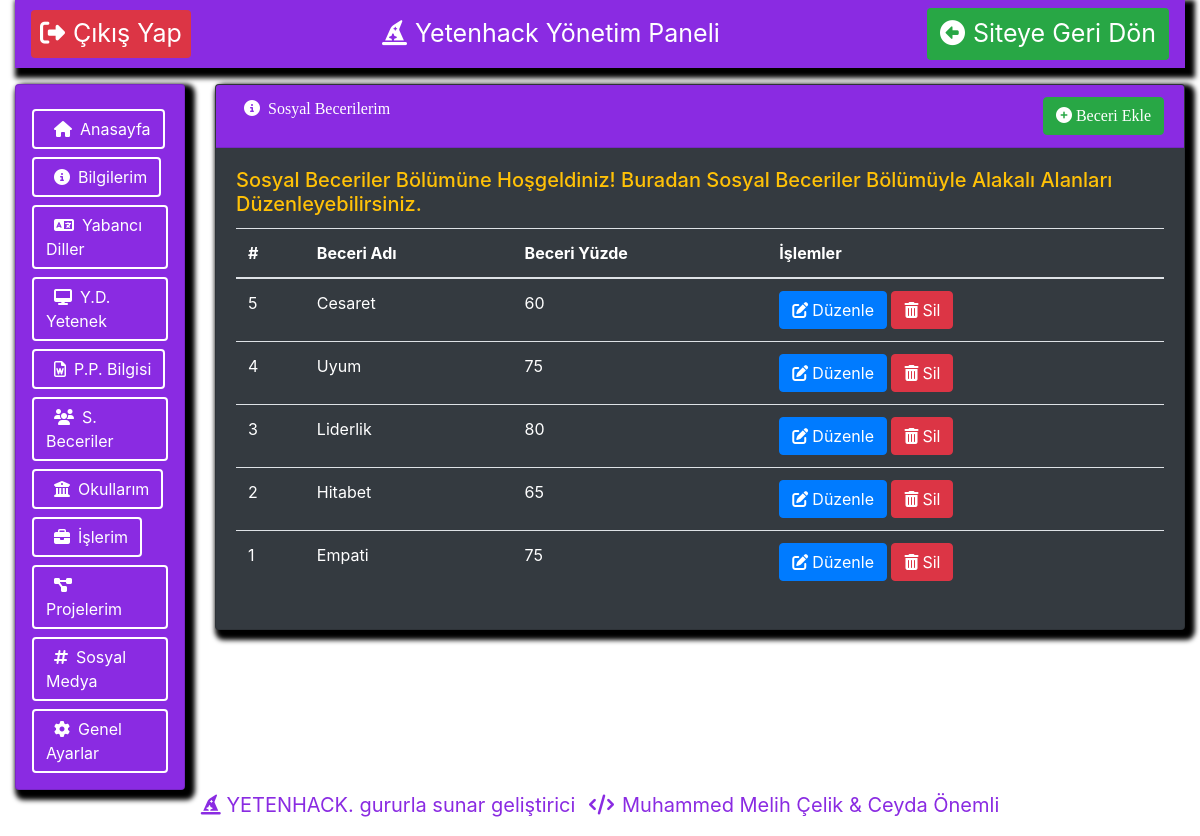
The app's page /Proje/yetenhack/sosyalbeceriler.php (signed in) with its own data.
### tables this page shows
CREATE TABLE `sosyalbeceri_yeteneklerim` ( 
	`sosyalbeceri_id` Int( 11 ) AUTO_INCREMENT NOT NULL,
	`sosyalbeceri_adi` VarChar( 50 ) NOT NULL,
	`sosyalbeceri_yuzde` Int( 3 ) NOT NULL,
	`kullanici_id` Int( 11 ) NULL DEFAULT NULL,
	PRIMARY KEY ( `sosyalbeceri_id` ) )
CHARACTER SET = utf8mb4
COLLATE = utf8mb4_general_ci;

### Proje/yetenhack/sosyalbeceriler.php (the view, shortened to what this page needs)
<?php include 'yonetimpaneli_ustkisim.php'; ?>
<?php include 'yonetimpaneli_solmenu.php'; ?>
<div class="col-lg-10">
                    <div class="card bg-dark text-white mb-3 mt-3 icerik">
                      <div class="card-header ustbilgi"><i class="fas fa-info-circle mx-2"></i>Sosyal Becerilerim
                      <a href="sosyalbeceriekle.php"><button class="btn btn-success float-right"><i class="fas fa-plus-circle mr-1"></i>Beceri Ekle</button></a>
                    </div>
                      <div class="card-body">
                        <h5 class="card-title text-warning">Sosyal Beceriler Bölümüne Hoşgeldiniz!
                          Buradan Sosyal Beceriler Bölümüyle Alakalı Alanları Düzenleyebilirsiniz.
                        </h5>
                        <table class="table text-white">
			              <thead>
			                <tr>
			                  <th>#</th>
			                  <th>Beceri Adı</th>
			                  <th>Beceri Yüzde</th>
			                  <th>İşlemler</th>
			                </tr>
			              </thead>
			              <tbody>
                        <?php
                              $sorgu = $db->prepare("SELECT *FROM sosyalbeceri_yeteneklerim ORDER BY sosyalbeceri_id DESC");
                              $sorgu->execute();
                              $sosyalyetenekcek = $sorgu->fetchALL(PDO::FETCH_ASSOC);
                              foreach($sosyalyetenekcek as $satir)
                              {
                                ?>
                                  <tr>
                                    <td><?php echo $satir["sosyalbeceri_id"]; ?></td>
                                    <td><?php echo $satir["sosyalbeceri_adi"]; ?></td>
                                    <td><?php echo $satir["sosyalbeceri_yuzde"]; ?></td>
                                    <td>
                                      <a href="sosyalbeceriduzenle.php?sosyalbeceri_id=<?php echo $satir["sosyalbeceri_id"];?>"><button class="btn btn-primary"><i class="fas fa-edit mr-1"></i>Düzenle</button></a>
                                      <a href="islem.php?sosyalbecerisil_id=<?php echo $satir["sosyalbeceri_id"];?>"><button class="btn btn-danger"><i class="fas fa-trash-alt mr-1"></i>Sil</button></a>
                                    </td>
                                  </tr>
                                <?php
                              }
                        ?>
			              </tbody>
			            </table>
                      </div>
                    </div>
                  </div>
                </div>
              </div>
<?php include 'yonetimpaneli_altkisim.php' ?>

### Proje/yetenhack/stil/yonetimpaneliicerik.css (style rules this page uses)
.icerik { -webkit-box-shadow: 5px 5px 5px 5px black; -moz-box-shadow: 5px 5px 5px 5px black; box-shadow: 5px 5px 5px 5px black; }
.ustbilgi { background-color: blueviolet; font-family: cursive; }

### records on screen
sosyalbeceri_yeteneklerim: sosyalbeceri_id "5", sosyalbeceri_adi "Cesaret", sosyalbeceri_yuzde "60"
sosyalbeceri_yeteneklerim: sosyalbeceri_id "4", sosyalbeceri_adi "Uyum", sosyalbeceri_yuzde "75"
sosyalbeceri_yeteneklerim: sosyalbeceri_id "3", sosyalbeceri_adi "Liderlik", sosyalbeceri_yuzde "80"
sosyalbeceri_yeteneklerim: sosyalbeceri_id "2", sosyalbeceri_adi "Hitabet", sosyalbeceri_yuzde "65"
sosyalbeceri_yeteneklerim: sosyalbeceri_id "1", sosyalbeceri_adi "Empati", sosyalbeceri_yuzde "75"
